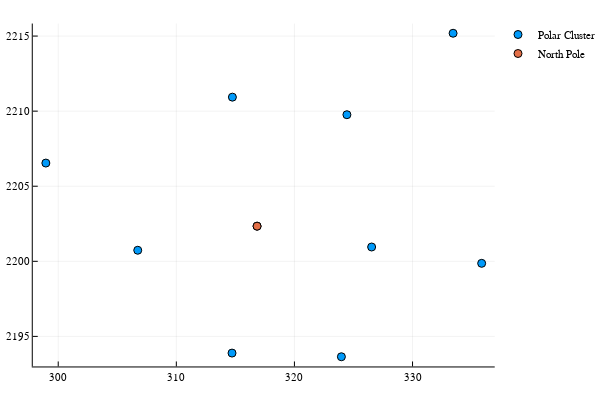

Notebook code for this chart:
### Code cell
using Plots
plotly()
scatter(Data[1, PolarCluster], Data[2, PolarCluster], label = "Polar Cluster")
scatter!([Data[1,1]], [Data[2,1]], label = "North Pole")

### Figure 1 — Plotly figure (JSON) as saved in the notebook; plotly's stock layout.template omitted (floating-point values rounded to 4 significant figures)
{"data": [{"colorbar": {"title": ""}, "hoverinfo": "text", "legendgroup": "Polar Cluster", "marker": {"color": "rgba(0, 154, 250, 1.000)", "line": {"color": "rgba(0, 0, 0, 1.000)", "width": 1}, "size": 8, "symbol": "circle"}, "mode": "markers", "name": "Polar Cluster", "showlegend": true, "text": [null, null, null, null, null, null, null, null, null, null], "type": "scatter", "x": [316.8, 335.9, 314.7, 306.7, 314.7, 326.5, 324.4, 333.4, 299.0, 324.0], "xaxis": "x1", "y": [2202.0, 2200.0, 2211.0, 2201.0, 2194.0, 2201.0, 2210.0, 2215.0, 2207.0, 2194.0], "yaxis": "y1", "zmax": 0.1, "zmin": -0.1}, {"colorbar": {"title": ""}, "hoverinfo": "text", "legendgroup": "North Pole", "marker": {"color": "rgba(227, 111, 71, 1.000)", "line": {"color": "rgba(0, 0, 0, 1.000)", "width": 1}, "size": 8, "symbol": "circle"}, "mode": "markers", "name": "North Pole", "showlegend": true, "text": [null], "type": "scatter", "x": [316.8], "xaxis": "x1", "y": [2202.0], "yaxis": "y1", "zmax": 0.1, "zmin": -0.1}], "layout": {"annotations": [], "height": 400, "legend": {"bgcolor": "rgba(255, 255, 255, 1.000)", "bordercolor": "rgba(0, 0, 0, 1.000)", "font": {"color": "rgba(0, 0, 0, 1.000)", "family": "sans-serif", "size": 11}, "tracegroupgap": 0, "x": 1, "y": 1}, "margin": {"b": 20, "l": 0, "r": 0, "t": 20}, "paper_bgcolor": "rgba(255, 255, 255, 1.000)", "plot_bgcolor": "rgba(255, 255, 255, 1.000)", "showlegend": true, "width": 600, "xaxis": {"anchor": "y1", "domain": [0.06582, 0.9934], "gridcolor": "rgba(0, 0, 0, 0.100)", "gridwidth": 0.5, "linecolor": "rgba(0, 0, 0, 1.000)", "mirror": false, "range": [297.8, 337.0], "showgrid": true, "showline": true, "showticklabels": true, "tickangle": 0, "tickcolor": "rgb(0, 0, 0)", "tickfont": {"color": "rgba(0, 0, 0, 1.000)", "family": "sans-serif", "size": 11}, "tickmode": "array", "ticks": "inside", "ticktext": ["300", "310", "320", "330"], "tickvals": [300, 310, 320, 330], "title": "", "titlefont": {"color": "rgba(0, 0, 0, 1.000)", "family": "sans-serif", "size": 15}, "type": "-", "visible": true, "zeroline": false, "zerolinecolor": "rgba(0, 0, 0, 1.000)"}, "yaxis": {"anchor": "x1", "domain": [0.03762, 0.9902], "gridcolor": "rgba(0, 0, 0, 0.100)", "gridwidth": 0.5, "linecolor": "rgba(0, 0, 0, 1.000)", "mirror": false, "range": [2193.0, 2216.0], "showgrid": true, "showline": true, "showticklabels": true, "tickangle": 0, "tickcolor": "rgb(0, 0, 0)", "tickfont": {"color": "rgba(0, 0, 0, 1.000)", "family": "sans-serif", "size": 11}, "tickmode": "array", "ticks": "inside", "ticktext": ["2195", "2200", "2205", "2210", "2215"], "tickvals": [2195, 2200, 2205, 2210, 2215], "title": "", "titlefont": {"color": "rgba(0, 0, 0, 1.000)", "family": "sans-serif", "size": 15}, "type": "-", "visible": true, "zeroline": false, "zerolinecolor": "rgba(0, 0, 0, 1.000)"}}}
